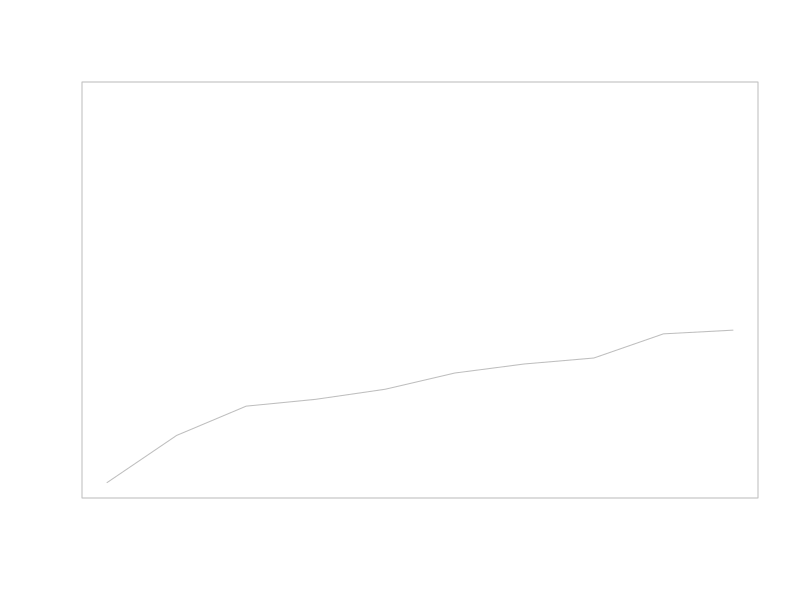
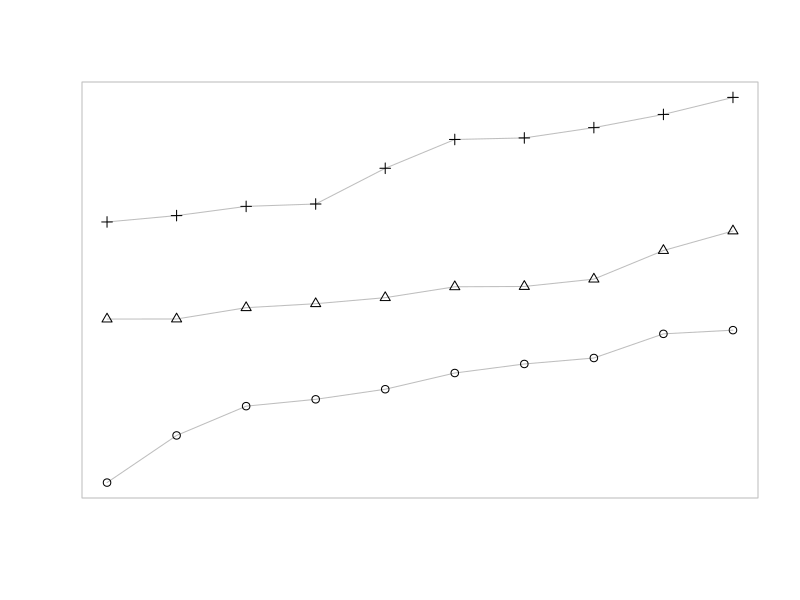
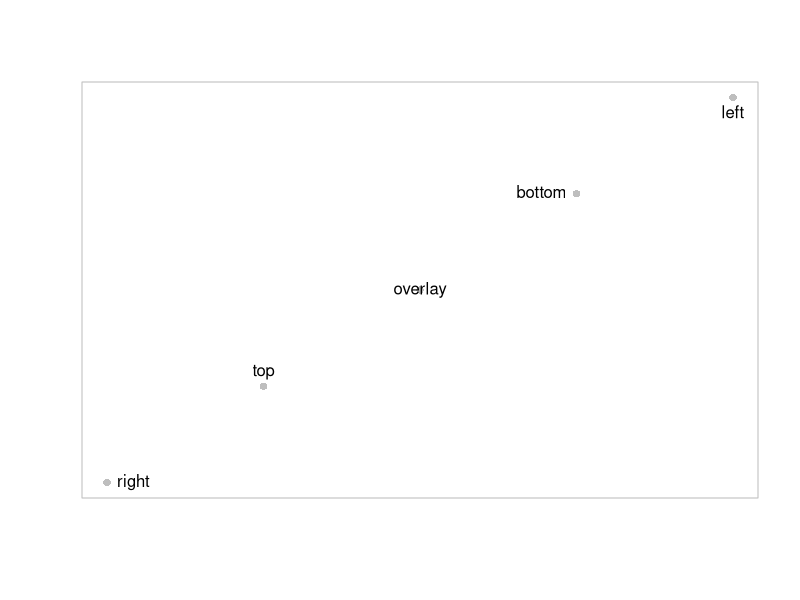
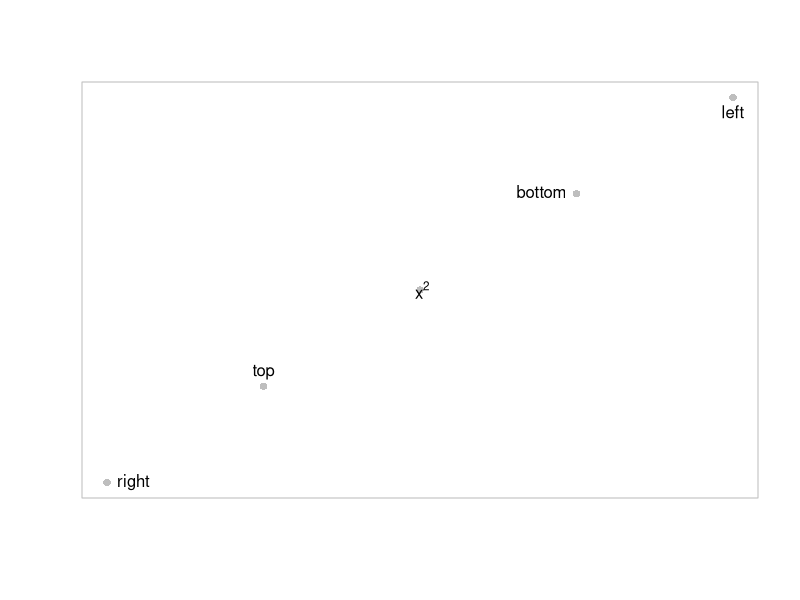
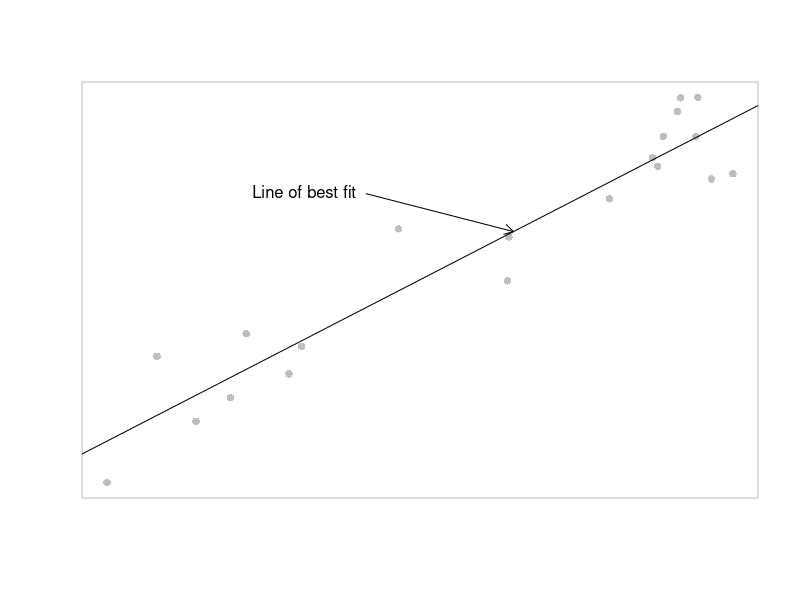
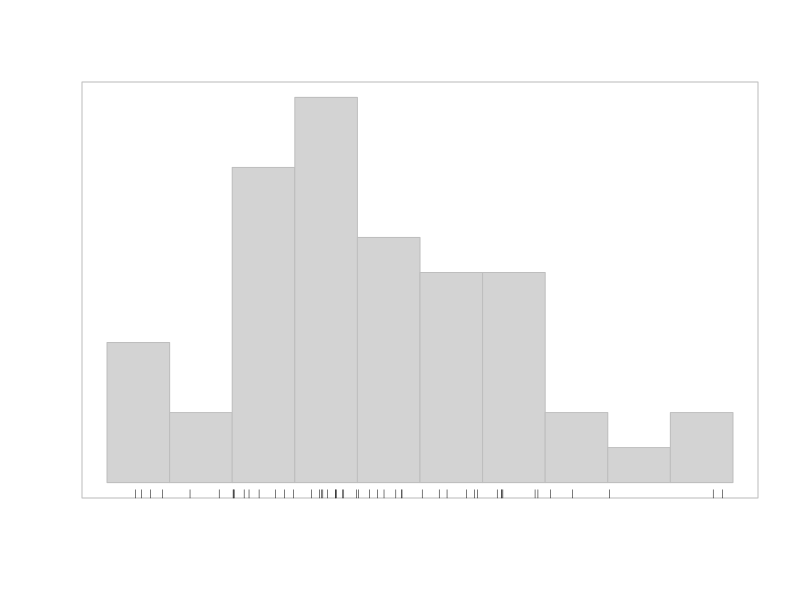
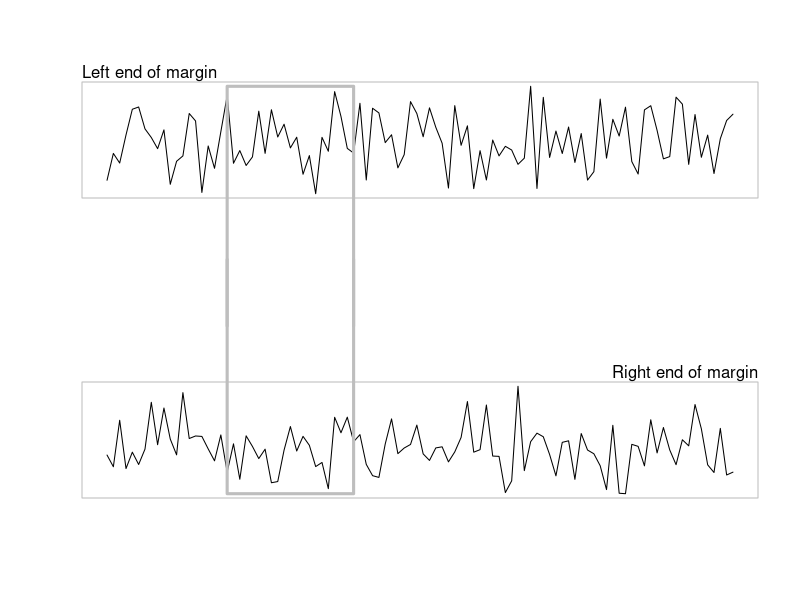
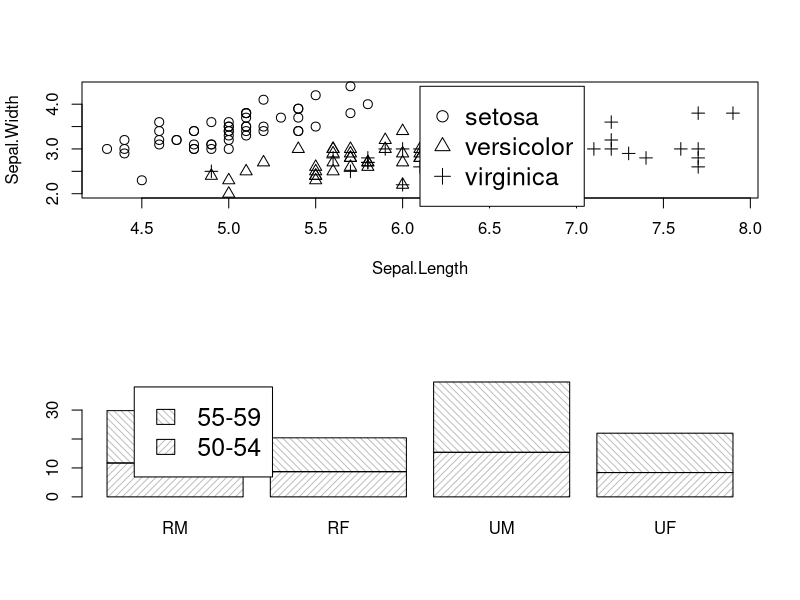

The R script that drew these images, in order:
## ---- chunk 1
knitr::opts_chunk$set(collapse = TRUE, dev = "png", comment = "#>")
#Sys.setlocale('LC_ALL','C') # Embed this directly in the Rmarkdown script that contains the Chinese character comment
options(digits=3)
options(max.print=200)
## ---- chunk 2
tibble::tribble(
  ~"函数", ~"描述",
  "points()", "数据符号",
  "lines()", "线条",
  "segments()", "线段",
  "arrows()", "箭头",
  "xspline()", "光滑曲线",
  "rect()", "矩形",
  "polygon()", "多边形",
  "polypath()", "多边形路径",
  "rasterImage()", "位图（在图形上可以添加外部图片）",
  "text()", "文本",
) -> tb

knitr::kable(tb, caption = "常见基本低级绘图函数")
## ---- chunk 3
x = 1:10
y = matrix(sort(rnorm(30)), ncol=3)
plot(x, y[, 1], ylim = range(y), ann=F, axes = F, type="l", col="gray")
box(col="gray")
## ---- chunk 4
plot(x, y[, 1], ylim = range(y), ann=F, axes = F, type="l", col="gray")
box(col="gray")

points(x, y[,1])
lines(x, y[,2], col="gray")
points(x, y[,2], pch=2)
lines(x, y[,3], col="gray")
points(x, y[,3], pch=3)
## ---- chunk 5
y = x = 1:5
plot(x, y, ann=F, axes=F, col="gray", pch=16)
box(col="gray")

text(x[-3], y[-3], c("right", "top", "bottom", "left"),
     pos=c(4, 3, 2, 1))
text(3, 3, "overlay")
## ---- chunk 6
y = x = 1:5
plot(x, y, ann=F, axes=F, col="gray", pch=16)
box(col="gray")

text(x[-3], y[-3], c("right", "top", "bottom", "left"),
     pos=c(4, 3, 2, 1))
text(3, 3, ~ x^2)
## ---- chunk 7
x = runif(20, 1, 10)
y = x + rnorm(20)
plot(x, y, ann=F, axes=F, col="gray", pch=16)
box(col="gray")

lmfit = lm(y ~ x)
abline(lmfit)
arrows(5, 8, 7, predict(lmfit, data.frame(x=7)), 
       length = 0.1)
text(5, 8, "Line of best fit", pos = 2)
## ---- chunk 8
y = rnorm(50)
hist(y, main="", xlab="", ylab="", axes=F, border="gray", col="light gray")
box(col="gray")
rug(y, ticksize = 0.02)
## ---- chunk 9
y1 = rnorm(100)
y2 = rnorm(100)

par(mfrow=c(2,1), xpd =NA)

# 绘制第一个图形
plot(y1, type="l", axes=FALSE,
     xlab="", ylab="", main="")
box(col="gray")
mtext("Left end of margin", adj=0, side=3)
lines(x=c(20,20,40,40), y=c(-7, max(y1), max(y1), -7), lwd=3, col="gray")

# 绘制第二个图形
plot(y2, type="l", axes=FALSE, 
     xlab="", ylab="", main="")
box(col="gray")
mtext("Right end of margin", adj=1, side=3)
lines(x=c(20, 20, 40, 40), y=c(7, min(y2), min(y2), 7), 
      lwd=3, col="gray")
## ---- chunk 10
with(iris,
     plot(Sepal.Length, Sepal.Width, pch=as.numeric(Species), cex=1.2))
legend(6.1, 4.4, c("setosa", "versicolor", "virginica"),
       cex=1.5, pch=1:3)
## ---- chunk 11
barplot(VADeaths[1:2, ], angle = c(45, 135), density = 20, 
        col="gray", names = c("RM", "RF", "UM", "UF"))
legend(0.4, 38, c("55-59", "50-54"), cex=1.5, angle = c(135, 45), density = 20, fill = "gray")
## ---- chunk 12
# 先生成数据并绘制没有数据符号和坐标轴的空图
x = 1:2
y = runif(2, 0, 100)
par(mar=c(4, 4, 2, 4))
plot(x, y, type = "n", xlim = c(0.5, 2.5), ylim = c(-10, 110),
     axes=FALSE, ann=FALSE)

# 指定主 y 轴摄氏度刻度位置。
axis(2, at=seq(0, 100, 20))  # 2 表示绘制在左边，at指定刻度线位置
mtext("Temperature (Centigrade)", side = 2, line = 3)

# 绘制有特殊标签的底部坐标轴，以及表示华氏温度的 y 轴
axis(1, at=1:2, labels = c("Treatment1", "Treatment2"))
axis(4, at=seq(0, 100, 20), labels = seq(0, 100, 20)*9/5 + 32)
mtext("Temperature (Fahrenheit)", side=4, line=3)
box()

# 最后画一些温度样式的符号表示实际温度
segments(x, 0, x, 100, lwd=20)
segments(x, 0, x, 100, lwd=16, col="white")
segments(x, 0, x, y, lwd = 16, col = "gray")
## ---- chunk 13
par("din")
par("fin")
par("pin")
## ---- chunk 14
par("usr")
## ---- chunk 15
# 绘制一个空白图形并进行计算
plot(0:1, 0:1, type="n", axes=F, ann=F)
usr = par("usr")
pin = par("pin")
xcm = diff(usr[1:2])/(pin[1]*2.54)
ycm = diff(usr[3:4])/(pin[2]*2.54)

# 现在绘制的图形是根据厘米表示的
par(xpd=NA)
rect(0 + 0.2*xcm, 0-0.2*ycm,
1 + 0.2*xcm, 0.3-0.2*ycm,
col="gray", border = NA)

# 绘制边框、刻度和标签
rect(0, 0, 1, 0.3, col="white")
segments(seq(1, 8, 0.1)*xcm, 0,
seq(1, 8, 0.1)*xcm, 
c(rep(c(0.5, 
rep(0.25, 4),
0.35, 
rep(0.25, 4)), 7), 
0.5)*ycm)
text(1:8*xcm, 0.6*ycm, 0:7, adj=c(0.5, 0))
text(8.2*xcm, 0.6*ycm, "cm", adj=c(0, 0))
## ---- chunk 16
drunkness = ts(c(3875, 4846, 5128, 5773, 7327,
                 6688, 5582, 3473, 3186, rep(NA, 51)),
               start = 1912, end = 1971)

par(mar = c(5, 6, 2, 4))
plot(drunkness, lwd=3, col="gray", ann=F, las=2)
mtext("Drunkness\nRelated Arrest", side=2, line=3.5)
par(new=TRUE)
plot(nhtemp, ann=F, axes=F)
mtext("Temperature (F)", side=4, line=3)
title("Using par(new=TRUE)")
axis(4)
## ---- chunk 17
par(mar=c(5, 6, 2, 4))
plot(drunkness, lwd=3, col="gray", ann=F, las=2)
mtext("Drunkness\nRelated Arrest", side=2, line=3.5)
usr = par("usr")
par(usr=c(usr[1:2], 47.6, 54.9))
lines(nhtemp)
mtext("Temperature (F)", side=4, line=3)
title("Using par(usr=...)")
axis(4)
## ---- chunk 18
with(trees,
     expr = {
     plot(Height, Volume, pch=3, xlab="Height (ft)", 
          ylab=expression(paste("Volume ", "ft^3")))
     symbols(Height, Volume, circles = Girth/12,
             fg="gray", inches = FALSE, add=TRUE)
       })
## ---- chunk 19
y = sample(1:10)
midpts = barplot(y, col="lightgray")
width = diff(midpts[1:2])/4
left = rep(midpts, y - 1) - width
right = rep(midpts, y - 1) + width
heights = unlist(apply(matrix(y, ncol=10),
                       2, seq))[-cumsum(y)]
segments(left, heights, right, heights,
         col="white")
## ---- chunk 20
with(ToothGrowth,
     {
       boxplot(len ~ supp, border = "gray",
               col="lightgray", boxwex=0.5)
       points(jitter(rep(1:2, each=30), 0.5),
              unlist(split(len, supp)),
              cex=0.5, pch=16)
     })
## ---- chunk 21
z = 2*volcano
x = 10 * (1:nrow(z))
y = 10 * (1:ncol(z))

trans = persp(x, y, z, zlim=c(0, max(z)),
              theta=150, phi=12, lwd=.5,
              scale=F, axes=F)

# 计算等高线
clines = contourLines(x, y, z)
# 将等高线 x 与 y 顶点位置传给 trans3d()
lapply(clines,
       function(contour) {
         lines(trans3d(contour$x, contour$y, 0, trans))
       })
## ---- chunk 22
plot.new()  # 开启一个空白绘图
plot.window(range(pressure$temperature),
            range(pressure$pressure))  # 设定坐标轴尺度
plot.xy(pressure, type="p")  # 绘制图形
box()  # 围绕绘图区域绘制矩形
axis(1) # 添加轴线
axis(2) # 添加轴线
## ---- chunk 23
groups = dimnames(Titanic)[[1]]
males = Titanic[, 1, 2, 2]
females = Titanic[, 2, 2, 2]

males
females
## ---- chunk 24
# 6 行内容，4行用户绘制条形，1行用于绘制x轴，1行绘制图例（-1）
par(mar=c(0.5, 3, 0.5, 1))
plot.new()
plot.window(xlim = c(-200,200), ylim = c(-1.5, 4.5))

ticks = seq(-200, 200, 100)
y = 1:4
h = 0.2

# 开始画图
# x 轴绘制在绘图区域内部（设置pos=0）
lines(rep(0,2), c(-1.5, 4.5), col="gray")
segments(-200, y, 200, y, lty = "dotted")
rect(-males, y-h, 0, y+h, col="darkgray")
rect(0, y-h,  females, y+h, col="lightgray")
mtext(groups, at=y, adj=1, side=2, las=2)
par(cex.axis=0.5, mex=0.5)
axis(1, at=ticks, labels=abs(ticks), pos=0)

# 在底部绘制图例
# 确保矩形能包含文字
tw = 1.5*strwidth("females")
rect(-tw, -1-h, 0, -1+h, col="darkgray")
rect(0, -1-h, tw, -1+h, col="lightgray")
text(0, -1, "males", pos=2)
text(0, -1, "females", pos=4)
## ---- chunk 25
# 放在函数的开始部分
opar = par(no.readonly = TRUE)
on.exit(par(opar))
## ---- chunk 26
plot.newclass = 
  function(x, y=NULL, 
           main="", sub="",
           xlim=NULL, ylim=NULL,
           axes=TRUE, ann=par("ann"),
           col=par("col"), 
           ...) {
    xy = xy.coords(x, y)
    if (is.null(xlim)) {
      xlim = range(xy$x[is.finite(xy$x)])
    }
    if (is.null(ylim)) {
      ylim = range(xy$y[is.finite(xy$y)])
    }
    opar = par(no.readonly = TRUE)
    on.exit(par(opar))
    plot.new()
    plot.window(xlim, ylim, ...)
    points(xy$x, xy$y, col=col, ...)
    if (axes) {
      axis(1)
      axis(2)
      box()
    }
    if (ann) {
      title(main=main, sub=sub, xlab=xy$xlab, ylab=xy$ylab, ...)
    }
           }
